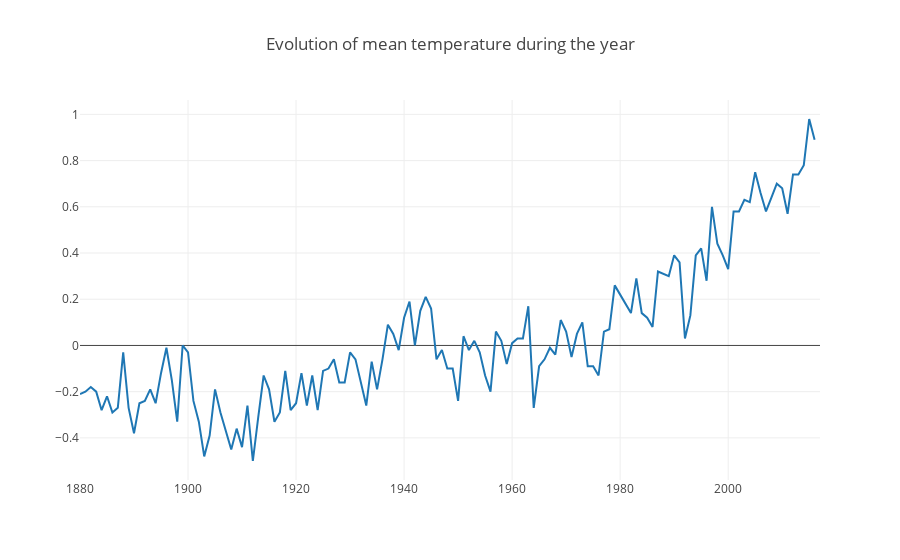

The notebook cell this image was saved under:
### Code cell
trace = go.Scatter(
    x=df['Year'],
    y=df["SON"],
    name='Temperatures'
)
layout = go.Layout(
    title='Evolution of mean temperature during the year'
)
fig = go.Figure(
    data=[trace],
    layout=layout
)
iplot(fig)

### Figure 1 — Plotly figure (JSON) as saved in the notebook; plotly's stock layout.template omitted (floating-point values rounded to 4 significant figures; data arrays with more than 128 entries replaced by an {"elided": "..."} marker saying what was removed)
{"data": [{"name": "Temperatures", "type": "scatter", "x": {"elided": "138 int values"}, "y": {"elided": "138 str values"}}], "layout": {"title": "Evolution of mean temperature during the year"}}
